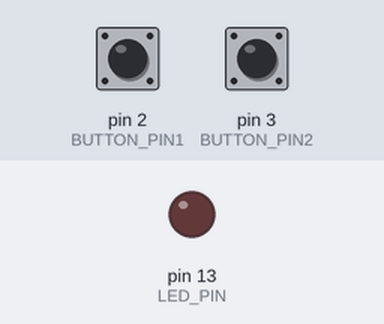
A sketch run on a simulated Arduino Uno, built with avr-gcc and run on an emulated ATmega328P. Parts: output pins drawn as LEDs (lit = HIGH). The inputs (shaded band) are chosen by the test bench; at power-on: pin 2 (BUTTON_PIN1) HIGH, pin 3 (BUTTON_PIN2) HIGH. Random numbers use the default seed unless the sketch sets one.

Above: at 1.2 s.
1.3 s: pin 2 (BUTTON_PIN1) pulled LOW for 0.15 s
At 1.8 s:
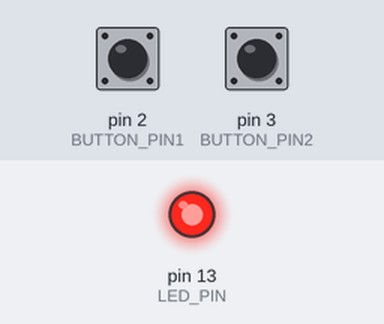
10.0 s: pin 2 (BUTTON_PIN1) pulled LOW for 1 s
At 10.8 s:
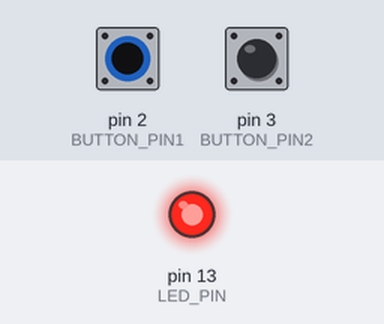
14.0 s: pin 2 (BUTTON_PIN1) pulled LOW for 3.2 s
Timing chart, 0 to 21.7 s (numbered marks = the images above; inputs shaded):
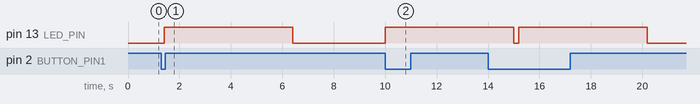

The sketch:

sketch.ino
```cpp
#include <DHT.h>  // Uključivanje DHT biblioteke

#define DHTPIN 4        // Pin na kojem je SDA pin DHT22 senzora (Pin 4)
#define DHTTYPE DHT22   // Tip senzora
#define BUTTON_PIN1 2   // Pin za tipkalo 1 (prekid za LED)
#define BUTTON_PIN2 3   // Pin za tipkalo 2 (prekid za DHT22) - izmijenjeno na pin 3
#define LED_PIN 13      // Pin za LED diodu

DHT dht(DHTPIN, DHTTYPE);

volatile bool buttonPritisnut1 = false;  // Prekid za LED
volatile bool buttonPritisnut2 = false;  // Prekid za DHT22
volatile bool ledUpaljena = false;  // Provjera da li je LED upaljena
bool porukaIspisana = false;  // Varijabla za kontrolu ispisivanja poruke

void buttonprekid1() {  // ISR za prvo tipkalo (LED)
  buttonPritisnut1 = true;
}

void buttonprekid2() {  // ISR za drugo tipkalo (DHT22)
  if (ledUpaljena) {  // Samo dozvoli očitavanje ako je LED dioda upaljena
    buttonPritisnut2 = true;
    porukaIspisana = false;  // Resetiraj varijablu kad je očitavanje dozvoljeno
  } else {
    // Ispisuje poruku samo ako nije ispisana ranije
    if (!porukaIspisana) {
      Serial.println("Nije moguće očitovanje. Pritisnite button 1.");
      porukaIspisana = true;  // Označi da je poruka ispisana
    }
  }
}

void setup() {
  Serial.begin(9600);

  pinMode(BUTTON_PIN1, INPUT_PULLUP);  // Tipkalo za LED
  pinMode(BUTTON_PIN2, INPUT_PULLUP);  // Tipkalo za DHT22
  pinMode(LED_PIN, OUTPUT);            // LED dioda

  // Prekidi za oba tipkala
  attachInterrupt(digitalPinToInterrupt(BUTTON_PIN1), buttonprekid1, FALLING);  // Prekid za LED
  attachInterrupt(digitalPinToInterrupt(BUTTON_PIN2), buttonprekid2, FALLING);  // Prekid za DHT22
}

void loop() {
  // Ako je pritisnuto prvo tipkalo, pali LED
  if (buttonPritisnut1) {
    buttonPritisnut1 = false;  // Resetiraj flag

    digitalWrite(LED_PIN, HIGH);   // Upali LED diodu
    ledUpaljena = true;            // Označi da je LED dioda upaljena
    delay(5000);                   // LED dioda ostaje upaljena 5 sekundi
    digitalWrite(LED_PIN, LOW);    // Isključi LED diodu
    ledUpaljena = false;           // Resetiraj status LED diode
  }

  // Ako je pritisnuto drugo tipkalo, očitaj temperaturu i vlažnost
  if (buttonPritisnut2) {
    buttonPritisnut2 = false;  // Resetiraj flag

    // Simulacija očitavanja temperature i vlažnosti
    float h = random(30, 80);
    float t = random(15, 35);

    Serial.print("Temperatura: ");
    Serial.print(t);
    Serial.print(" °C, Vlažnost: ");
    Serial.print(h);
    Serial.println(" %");
  }

  delay(200);  // Mali delay kako bi spriječio previše procesiranja
}
```

Measured:
- after the input at 1.3 s, pin 13 (LED_PIN): LOW → HIGH after 0.10 s, → LOW 5.0 s later
- after the input at 10.0 s, pin 13 (LED_PIN): LOW → HIGH at once
